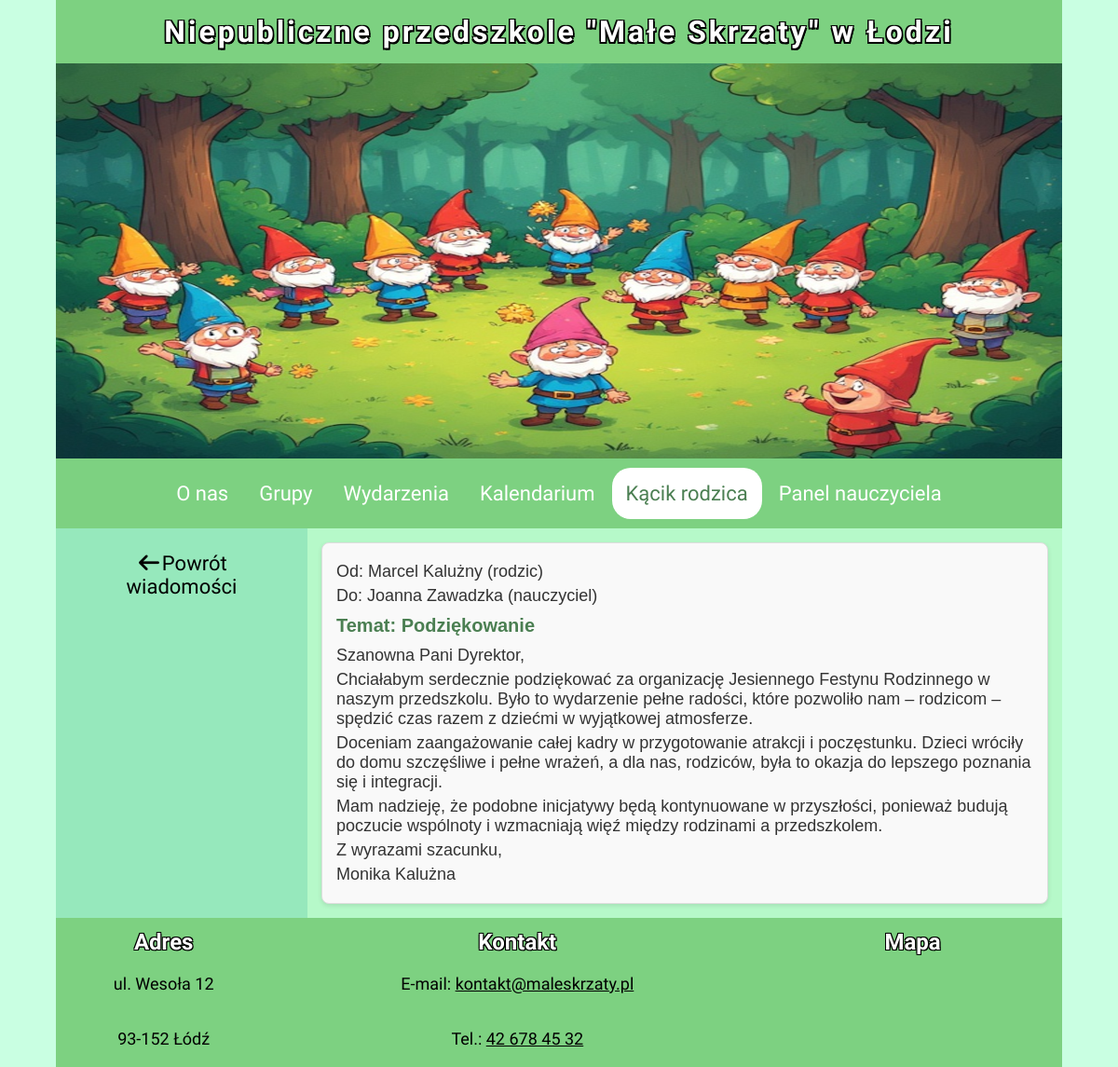
The app's page /wiadomosc.php?id=1 (signed in) with its own data.
### tables this page shows
CREATE TABLE `przedszkolaki` (
  `id_przedszkolaka` int(11) NOT NULL,
  `nazwisko` text NOT NULL,
  `imie` text NOT NULL,
  `pesel` varchar(11) NOT NULL,
  `grupa` int(11) DEFAULT NULL,
  `imiona_rodzicow` text NOT NULL,
  `alergeny` text NOT NULL,
  `religia` tinyint(1) DEFAULT NULL,
  `e_mail` text NOT NULL,
  `login` text NOT NULL,
  `password` text NOT NULL
);

CREATE TABLE `nauczyciele` (
  `id_nauczyciela` int(11) NOT NULL,
  `nazwisko` varchar(20) NOT NULL,
  `imie` varchar(20) NOT NULL,
  `pesel` varchar(11) NOT NULL,
  `ranga` int(11) NOT NULL,
  `nr_telefonu` varchar(9) NOT NULL,
  `e_mail` varchar(50) NOT NULL,
  `login` varchar(8) NOT NULL,
  `password` varchar(256) NOT NULL
);

CREATE TABLE `wiadomosci` (
  `id_wiadomosci` int(11) NOT NULL,
  `data_wyslania` date NOT NULL,
  `nadawca` text NOT NULL,
  `odbiorca` text NOT NULL,
  `temat` text NOT NULL,
  `tresc` text NOT NULL
);

### wiadomosc.php (the view, shortened to what this page needs)
<?php
    require_once 'db/connect.php';
    $conn = new mysqli($host, $user, $pass, $db);
?>
<!DOCTYPE html>
<html lang="pl">
<head>
    <link rel="stylesheet" href="css/style.css">
    <link rel="stylesheet" href="css/messages.css">
    <link rel="stylesheet" href="https://cdnjs.cloudflare.com/ajax/libs/font-awesome/7.0.1/css/all.min.css" />
</head>
<body>
    <div class="page">
        <header>
            <h1>Niepubliczne przedszkole "Małe Skrzaty" w Łodzi</h1>
        </header>
        <div class="banner">
            <img src="img/baner1.png" alt="baner">
        </div>
        <nav>
            <div class="nav__links">
                <div class="nav__link"><a href="index.html">O nas</a></div>
                <div class="nav__link"><a href="grupy.php">Grupy</a></div>
                <div class="nav__link"><a href="wydarzenia.php">Wydarzenia</a></div>
                <div class="nav__link"><a href="kalendarium.html">Kalendarium</a></div>
                <div class="nav__link current"><a href="rodzic.php">Kącik rodzica</a></div>
                <div class="nav__link"><a href="admin/index.php">Panel nauczyciela</a></div>
            </div>
        </nav>
        <main>
            <aside>
                <div class="aside__link"><a href="wiadomosci.php"><i class="fa-solid fa-arrow-left"></i>Powrót wiadomości</a></div>
            </aside>
            <article>
                <?php
                $query = "SELECT * FROM wiadomosci WHERE id_wiadomosci=".$_GET["id"];
                $result = $conn->query($query);
                $row = $result->fetch_assoc();
                $prefix = substr($row['nadawca'], 0, 1);
                switch($prefix){
                    case 'p':
                        $query = "SELECT imie, nazwisko FROM przedszkolaki WHERE id_przedszkolaka=" . intval(substr($row['nadawca'], 1));
                        $result = $conn->query($query);
                        $row_sender = $result->fetch_assoc();
                        $sender = $row_sender['imie'] . ' ' . $row_sender['nazwisko']. '  (rodzic)';
                        break;
                }
                $prefix = substr($row['odbiorca'], 0, 1);
                switch($prefix){
                    case 'n':
                        $query = "SELECT imie, nazwisko FROM nauczyciele WHERE id_nauczyciela=" . intval(substr($row['odbiorca'], 1));
                        $result = $conn->query($query);
                        $row_receiver = $result->fetch_assoc();
                        $receiver = $row_receiver['imie'] . ' ' . $row_receiver['nazwisko'] . ' (nauczyciel)';
                        break;
                }
                echo '<div class="message">';
                echo '<p>Od: ' . $sender . '</p>';
                echo '<p>Do: ' . $receiver . '</p>';
                echo '<h3>Temat: ' . $row['temat'] . '</h3>';
                echo '<p>' . $row['tresc'] . '</p>';
                echo '</div>';
            ?>
            </article>
        </main>
        <footer>
            <table>
                <tr><th>Adres</th><th>Kontakt</th><th>Mapa</th></tr>
                <tr>
                    <td>ul. Wesoła 12</td>
                    <td>E-mail: <a href="mailto:kontakt@maleskrzaty.pl">kontakt@maleskrzaty.pl</a></td>
                    <td rowspan="2">
                        <iframe src="https://www.google.com/maps/embed?pb=!1m18!1m12!1m3!1d733.6564960265912!2d19.482710198832795!3d51.79308105045472!2m3!1f0!2f0!3f0!3m2!1i1024!2i768!4f13.1!3m3!1m2!1s0x471bcb1cb30d33df%3A0x3bddd46b3ba43f17!2sPrzedszkole%20nr%209%20Miejskie!5e0!3m2!1spl!2spl!4v1762619710896!5m2!1spl!2spl" width="150" height="112" style="border:0;" allowfullscreen="" loading="lazy"></iframe>
                    </td>
                </tr>
                <tr>
                    <td>93-152 Łódź</td>
                    <td>Tel.: <a href="tel:426784532">42 678 45 32</a></td>
                </tr>
            </table>
        </footer>
    </div>
</body>
</html>

### css/style.css (style rules this page uses)
* { margin: 0; padding: 0; box-sizing: border-box; }
*:has(a), input[type='submit'], button { transition: all 200ms; }
:root { --bg-primary: #7DD181; --bg-secondary: #96E8BC; --bg-tertiary: #B6F9C9; --text: #4B7F52; }
body { width: 100vw; font-family: "Aclonica", sans-serif; background-color: #C9FFE2; font-size: 24px; display: flex; justify-content: center; overflow-x: hidden; }
.page { width: max(70vw, 1080px); }
img { display: block; width: 100%; }
nav { padding: 10px; background-color: var(--bg-primary); color: #fff; display: flex; flex-direction: column; align-items: center; }
.nav__links { display: flex; flex-direction: row; justify-content: space-evenly; gap: 3px; }
nav a { width: 100%; height: 100%; color: #fff; text-decoration: none; }
.nav__link, .aside__link, .data_show_hide { font-size: 22px; padding: 15px; border-radius: 20px; }
.nav__link:hover, .current, .aside__link:hover, .data_show_hide:hover { background-color: #fff; color: var(--text); }
.nav__link:hover > a, .current > a, .aside__link:hover > a, .data_show_hide:hover>a { color: var(--text); }
main { display: grid; grid-template-columns: 1fr 3fr; }
aside a { color: #000; text-decoration: none; }

### css/messages.css (style rules this page uses)
.message { background-color: #f9f9f9; border: 1px solid #ddd; border-radius: 8px; padding: 15px; font-family: Arial, sans-serif; box-shadow: 0 2px 5px rgba(0,0,0,0.1); }
.message p { margin: 5px 0; color: #333; font-size: 18px; text-align: left; }
.message h3 { margin: 10px 0; padding: 0; font-size: 20px; color: var(--text); font-weight: bold; text-align: left; }

### records on screen
przedszkolaki: sender "Marcel Kalużny (rodzic)"
nauczyciele: receiver "Joanna Zawadzka (nauczyciel)"
wiadomosci: temat "Podziękowanie", tresc "Szanowna Pani Dyrektor, Chciałabym serdecznie podziękować za organizację Jesiennego Festynu Rodzinnego w naszym przedszkolu. Było to wydarzenie pełne radości, które pozwoliło nam – rodzicom – spędzić czas razem z dziećmi w wyjątkowej atmosferze. Doceniam zaangażowanie całej kadry w przygotowanie atrakcji i poczęstunku. Dzieci wróciły do domu szczęśliwe i pełne wrażeń, a dla nas, rodziców, była to okazja do lepszego poznania się i integracji. Mam nadzieję, że podobne inicjatywy będą kontynuowane w przyszłości, ponieważ budują poczucie wspólnoty i wzmacniają więź między rodzinami a przedszkolem. Z wyrazami szacunku, Monika Kalużna"
